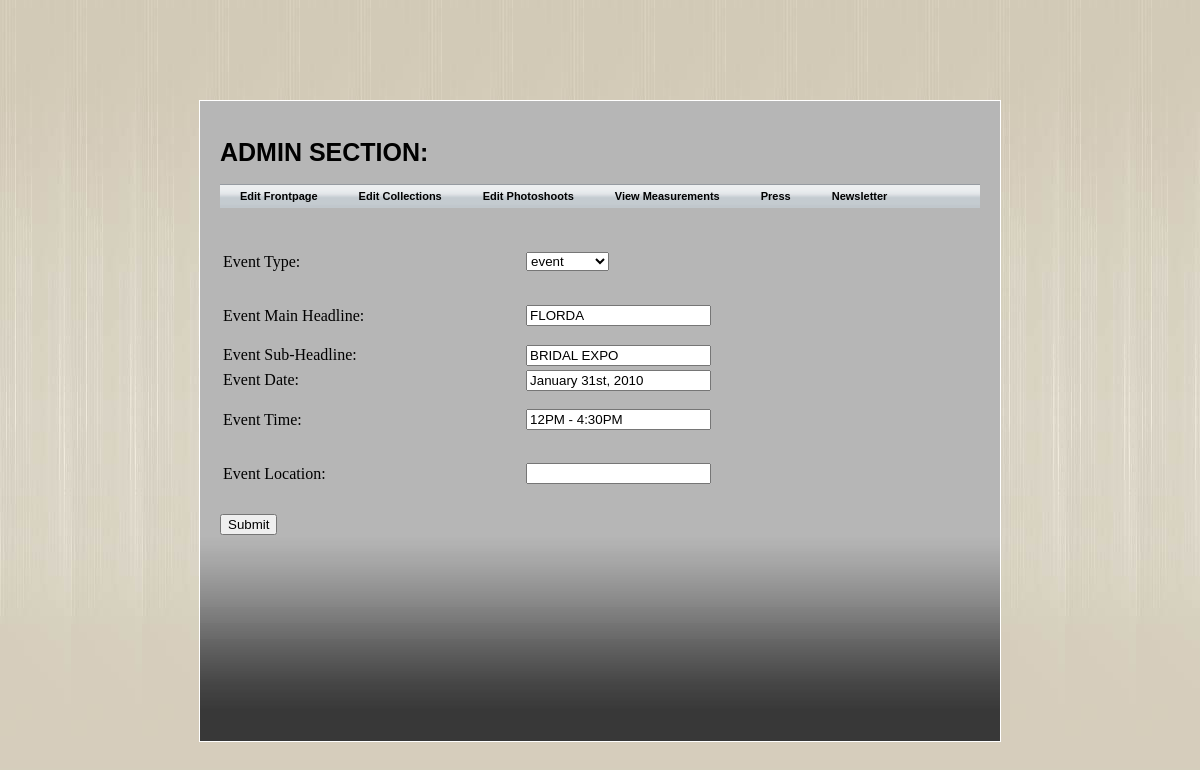
Before: /admin/edit_event.php?event_id=1 (signed in) with the older database file.
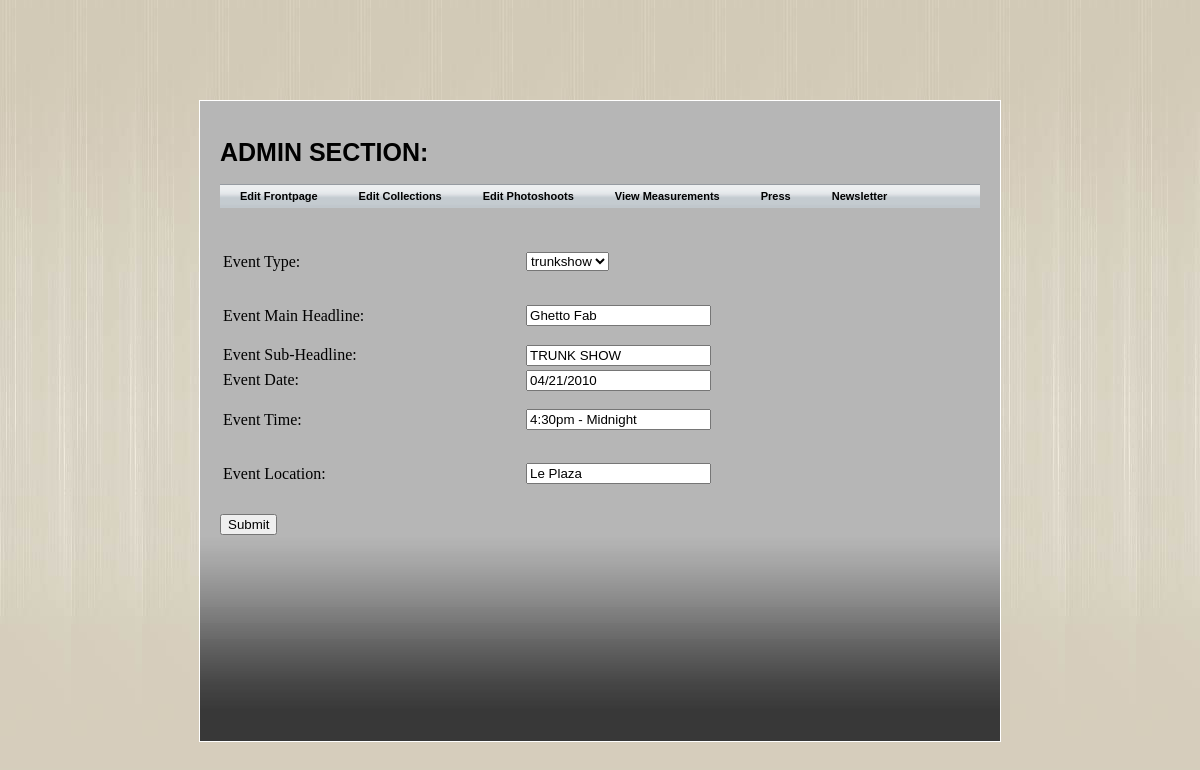
After: the same page with the newer database file.
### tables this page shows
CREATE TABLE `events` (
  `event_id` int(10) unsigned NOT NULL AUTO_INCREMENT,
  `event_h1` varchar(120) NOT NULL,
  `event_h2` varchar(120) DEFAULT NULL,
  `event_type` varchar(45) NOT NULL,
  `event_date` varchar(45) NOT NULL,
  `event_time` varchar(45) DEFAULT NULL,
  `event_place` varchar(120) DEFAULT NULL,
  PRIMARY KEY (`event_id`)
);

### admin/edit_event.php (the view, shortened to what this page needs)
<?php
	$conn = dbConnect('admin');
	$event_id = $_GET['event_id'];
	$event_query = "SELECT * FROM events WHERE event_id = $event_id";
	$event_rs = mysql_query($event_query, $conn) or die(mysql_error());
	$event_record = mysql_fetch_object($event_rs);
?>
<!DOCTYPE HTML>
<html>
	<head>
		<link rel="stylesheet" href="css/master.css" type="text/css" media="screen" title="no title" charset="utf-8">
		<link rel="stylesheet" href="css/style.css" type="text/css" media="screen" title="no title" charset="utf-8">
		<link rel="stylesheet" type="text/css" media="screen" href="css/datePicker.css">
	</head>
	<body>
		<div id="wrapper">
			<h1>ADMIN SECTION: </h1>
			<div id="styletwo">
				<ul>
					<li><a href="index.html" title="" >Edit Frontpage</a></li>
					<li><a href="edit_collections.php" title="">Edit Collections</a></li>
					<li><a href="edit_photoshoots.php" title="">Edit Photoshoots</a></li>
					<li><a href="" title="">View Measurements</a></li>
					<li><a href="" title="">Press</a></li>
					<li><a href="" title="">Newsletter</a></li>
				</ul>
			</div>
			<form action="" method="post" accept-charset="utf-8">
				<table>
					<tr>
						<td><p>Event Type:</p></td>
						<td>
							<select name="event_type">
								<option <?php if($event_record->event_type == 'event') {echo 'selected ';} ?>value="event">event</option>
								<option <?php if($event_record->event_type == 'trunkshow') {echo 'selected ';} ?>value="trunkshow">trunkshow</option>
							</select>
						</td>
					</tr>
					<tr>
						<td><p>Event Main Headline:</p></td>
						<td><input type="text" name="event_h1" value="<?php echo $event_record->event_h1; ?>" id="event_h1"> </td>
					</tr>
					<tr>
						<td>Event Sub-Headline:</td>
						<td><input type="text" name="event_h2" value="<?php echo $event_record->event_h2; ?>" id="event_h2"> </td>
					</tr>
					<tr>
						<td>Event Date:</td>
						<td><input type="text" name="event_date" class="date-pick" value="<?php echo $event_record->event_date; ?>" /></td>
					</tr>
					<tr>
						<td><p>Event Time:</p></td>
						<td><input type="text" name="event_time" value="<?php echo $event_record->event_time; ?>" id="event_time"> </td>
					</tr>
					<tr>
						<td><p>Event Location:</p></td>
						<td><input type="text" name="event_place" value="<?php echo $event_record->event_place; ?>" id="event_place"> </td>
					</tr>
				</table>
				<br />
				<p class="btnSubmit"><input name="submit" type="submit" value="Submit"></p>
			</form>
		</div>
	</body>
</html>

### admin/css/master.css (style rules this page uses)
html { background: #d5cebc url(../images/htmlback.jpg) repeat-x; }
body { text-align:center; }
div#wrapper { position:relative; text-align:left; margin: 0 auto; margin-top:100px; width:760px; min-height:600px; padding:20px; background: #b6b6b6 url(../images/wrapperback.jpg) repeat-x bottom; border: 1px solid #fff; }
div#wrapper h1 { font-size:25px; font-family: Helvetica, Arial, sans-serif; }
a { text-decoration:none; font-family:Helvetica, Arial, sans-serif; }

### admin/css/style.css (style rules this page uses)
#styletwo { position:relative;display:block;height:24px;font-size:11px;font-weight:bold;background:transparent url(../images/bgOFF.gif) repeat-x top left;font-family:Arial,Verdana,Helvitica,sans-serif; }
#styletwo ul { margin:0;padding:0;list-style-type:none;width:auto; }
#styletwo ul li { display:block;float:left;margin:0 1px 0 0; }
#styletwo ul li a { display:block;float:left;color:#000;text-decoration:none;padding:6px 20px 0 20px;height:24px; }

### admin/edit_event.php (style rules this page uses)
table { float:left; margin-top:20px; width: 700px; }
.btnSubmit { clear:both; float:left; margin-top:12px; }

Changed rows visible on the page:
changed events: event_type "event" → "trunkshow"; event_h1 "FLORDA" → "Ghetto Fab"; event_h2 "BRIDAL EXPO" → "TRUNK SHOW"; event_date "January 31st, 2010" → "04/21/2010"; event_time "12PM - 4:30PM" → "4:30pm - Midnight"; event_place (not shown) → "Le Plaza"
